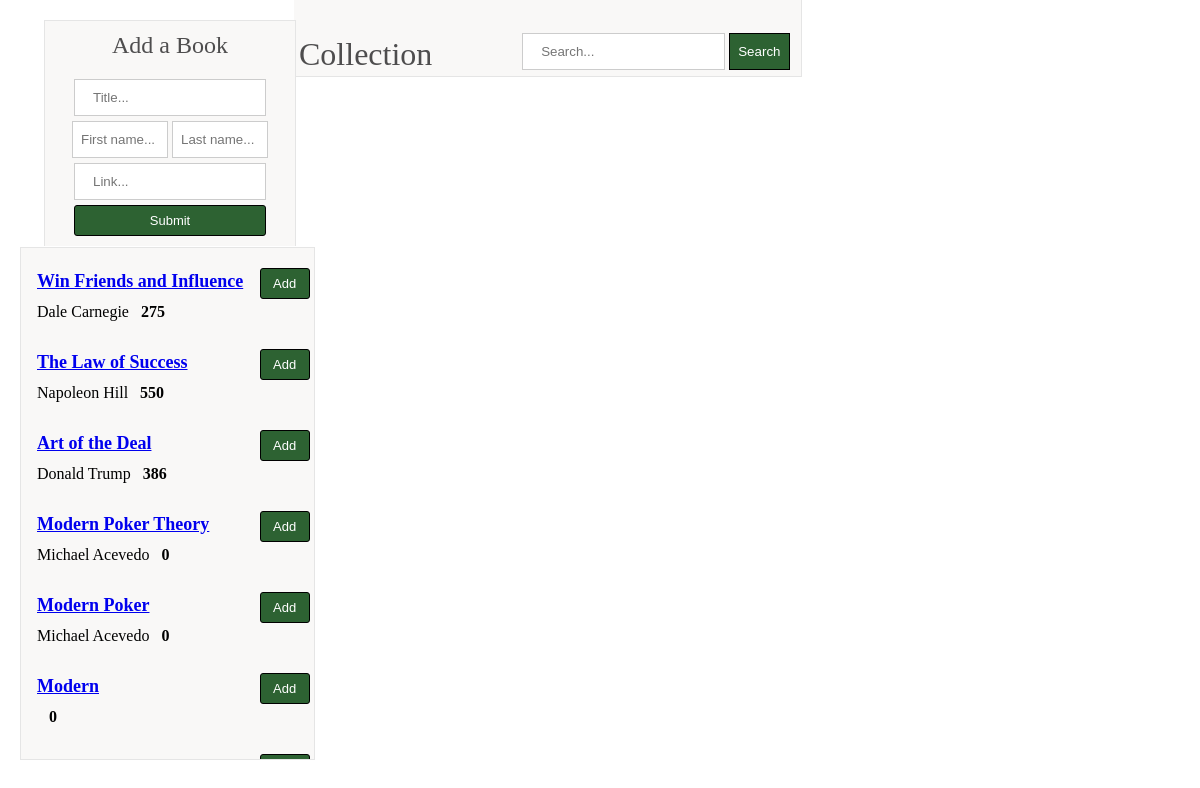
The page / on the database its author committed.
### core/models.py (models this page shows, shortened)
class Book(models.Model):
    title = models.CharField(max_length=70,
                            help_text="The title of the book.")
    am_link = models.URLField(blank=False,
                                verbose_name=_("Amazon Link"))
    contributors = models.ManyToManyField('Contributor', through='BookContributor')
    notes = models.TextField(null=True, blank=True,
                            help_text="Notes for the book.")
    book_started = models.BooleanField(default=False, verbose_name=_("Book Started?"))
    book_finished = models.BooleanField(default=False,
                                verbose_name=_("Book Finished?"))
    max_pg_num = models.PositiveIntegerField(blank=True, verbose_name=_("The page length of the book."))
    isbn = models.CharField(blank=True, max_length=20,
                            help_text="The ISBN number of the book.")
    date_started = models.DateTimeField(null=True, blank=True, verbose_name=_("Date the book was started."))
    class Meta:
        verbose_name = _("Book")
        verbose_name_plural = _("Books")
        ordering = ['-date_started', 'book_finished']

class Contributor(models.Model):
    first_names = models.CharField(max_length=50, unique=True,
                                   help_text="The contributor's first name or names.")
    last_names = models.CharField(max_length=50, unique=True,
                                  help_text="The contributor's last name or names.")
    def __str__(self):
        return "{} {}".format(self.first_names, self.last_names)

### core/views.py (the view, shortened to what this page needs)
# urls.py: path('', booklist, name='books'),
def booklist(request):
    if request.GET.get('add-to-book-list') == 'Add':
        print(request.method)
        query = request.GET.get('hidden-book')
        book = Book.objects.filter(pk=query).update(book_started=True, date_started=datetime.now())
        return redirect('books')
    if request.GET.get('Remove') == 'Remove':
        print(request.method)
        query = request.GET.get('hidden-book-back')
        book = Book.objects.filter(pk=query).update(book_started=False, date_started=None)
        return redirect('books')
    ''' How to order list of models by two attributes?
        -date_started works, but book_finished?'''
    sorted_books = Book.objects.order_by('-date_started')
    context = {'books': sorted_books}
    return render(request, 'core/book-list.html', context)

### templates/core/book-list.html (shortened to what this page needs)
{% extends 'core/main.html' %}
{% block content %}
{% load static %}
    <link rel="stylesheet" href="{% static 'core/css/book-list.css' %}">
    <div class="sidebar-left">
        <div class="bookform">
            <form method="POST" action="">
                <label class="bookform-label">Add a Book</label>
                <input class="bookform-input" name="title-book" type="text" placeholder="Title...">
                <input class="bookform-input2" name="fauthor-book" type="text" placeholder="First name...">
                <input class="bookform-input2" name="lauthor-book" type="text" placeholder="Last name...">
                <input class="bookform-input" name="link-book" type="text" placeholder="Link...">
                <center><button class="bookform-button" type="submit" name="AddBook" value="AddBook">Submit</button></center>
            </form>
        </div>
        <div class="wishlist">
            <table class="wishlist-table" style="width:100%;">
                {% for book in books %}
                    {% if book.book_started is False %}
                        <tr>
                            <th class="wishlist-th"><a href="{% url 'book-detail' book.id %}">{{ book.title }}</a></th>
                            <th>
                                <form method="GET" action="">
                                    <input class="addbook-input" type="submit" value="Add" name="add-to-book-list"></form>
                            </th>
                        </tr>
                        <tr>
                            <td class="wishlist-td">{{ book.contributors.get }}&nbsp;&nbsp;&nbsp;<b>{{ book.max_pg_num }}</b></td>
                        </tr>
                    {% endif %}
                {% endfor %}
            </table>
        </div>
    </div>
    <div class="nav">
        <label class="nav-label">Collection</label>
        <form method="GET" action="">
            <input class="nav-input" name="search" type="text" placeholder="Search...">
            <button class="nav-submit" name="search-submit" type="submit" value="search-submit">Search</button>
        </form>
    </div>
{% endblock %}

### core/static/core/css/main.css (style rules this page uses)
body { background-color: #ffff; }

### core/static/core/css/book-list.css (style rules this page uses)
.sidebar-left { width: 300px; position: fixed; top: 20px; left: 20px; z-index: 1; overflow-x: hidden; float: left; }
.bookform { width: 80%; height: auto; margin-left: 8%; text-align: center; background-color: #F9F8F7; padding: 1px 5px 10px 5px; border-top-left-radius: 0px; border-top-right-radius: 0px; margin-bottom: 1px; border-top: 1px solid #E5E5E5; border-left: 1px solid #E5E5E5; border-right: 1px solid #E5E5E5; }
label.bookform-label { color: #4E4D4E; display: block; padding: 10px 0px 15px 0px; font-size:x-large; }
input[type=text].bookform-input { width: 80%; padding: 10px 18px; margin-top: 5px; display: inline-block; border: 1px solid #ccc; box-sizing: border-box; background: #ffff; color: #4E4D4E; }
input[type=text].bookform-input2 { width: 40%; padding: 10px 8px; margin-top: 5px; display: inline-block; border: 1px solid #ccc; box-sizing: border-box; background: #ffff; color: #4E4D4E; }
button.bookform-button { margin-top: 5px; width: 80%; padding: 7px 10px 7px 10px; border: 1px solid black; border-radius: 3px; background-color: #2D6232; cursor: pointer; color: #FFFF; font-size:small; }
.wishlist { top: 247px; bottom: 40px; position: fixed; width: 293px; background-color: #F9F8F7; border: 1px solid #E5E5E5; overflow-y: scroll; overflow-x: hidden; }
table.wishlist-table { padding: 12px 0px 0px 13px; }
th.wishlist-th { text-align: left; font-size: large; padding-bottom: 0px; }
td.wishlist-td { text-align: left; font-size: medium; padding-bottom: 20px; padding-top: -10px; }
input[type=submit].addbook-input { margin-top: 5px; width: 50px; padding: 7px 0px 7px 0px; border-radius: 3px; background-color: #2D6232; cursor: pointer; color: #FFFF; font-size:small; border: 1px solid black; }
.nav { width: 507px; height: 55px; background-color: #F9F8F7; border-bottom: 1px solid #E5E5E5; border-right: 1px solid #E5E5E5; position: fixed; left: 24.5%; top: 0px; padding-top: 21px; overflow: hidden; display: block; }
label.nav-label { display: inline-block; padding: 15px 0px 0px 5px; font-size: xx-large; color: #4E4D4E; }
input[type=text].nav-input { position: relative; top: -40px; width: 40%; padding: 10px 18px; margin-left: 45%; display: inline-block; border: 1px solid #ccc; box-sizing: border-box; background: #ffff; color: #4E4D4E; }
button.nav-submit { position: relative; top: -40px; width: 12%; display: inline-block; padding: 10px 7px; border: 1px solid #ccc; box-sizing: border-box; background: #2D6232; color: #FFFF; border: 1px solid black; border-radius: 0px; }

### rows shown on the page
Book: title "Win Friends and Influence", contributors.get "Dale Carnegie", max_pg_num "275"
Book: title "The Law of Success", contributors.get "Napoleon Hill", max_pg_num "550"
Book: title "Art of the Deal", contributors.get "Donald Trump", max_pg_num "386"
Book: title "Modern Poker Theory", contributors.get "Michael Acevedo", max_pg_num "0"
Book: title "Modern Poker", contributors.get "Michael Acevedo", max_pg_num "0"
Book: title "Modern", max_pg_num "0"
